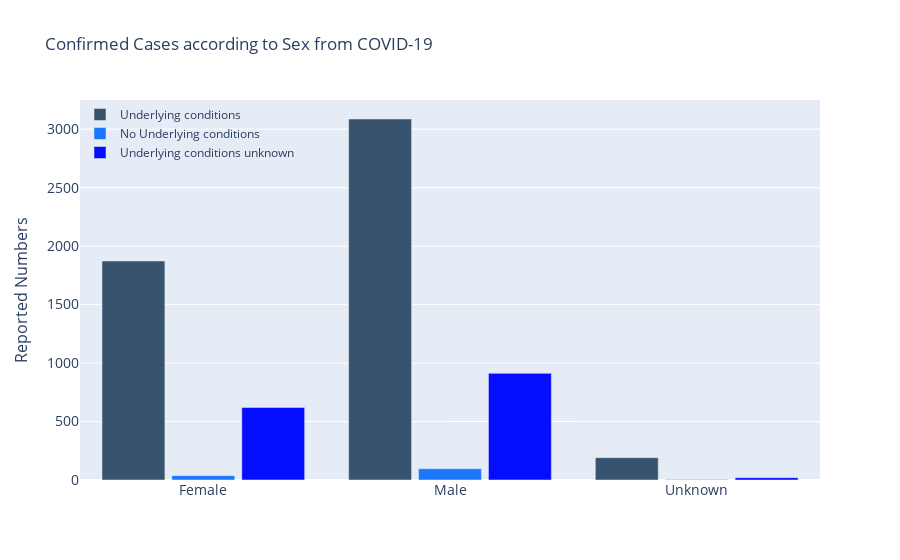

The notebook cell saved with this chart:
### Code cell
#Plotting the Graph 

fig = go.Figure()
fig.add_trace(go.Bar(x=data['Sex'], y=data['Underlying conditions'], name='Underlying conditions', marker_color='rgb(55, 83, 109)'))
fig.add_trace(go.Bar(x=data['Sex'],y=data['No underlying conditions'],name='No Underlying conditions',marker_color='rgb(26, 118, 255)'))
fig.add_trace(go.Bar(x=data['Sex'], y=data['Underlying conditions unknown'], name='Underlying conditions unknown', marker_color='rgb(5, 13, 509)'))

fig.update_layout(title='Confirmed Cases according to Sex from COVID-19',xaxis_tickfont_size=14,
                  yaxis=dict(title='Reported Numbers',titlefont_size=16,tickfont_size=14,),
    legend=dict(x=0,y=1.0,bgcolor='rgba(255, 255, 255, 0)',bordercolor='rgba(255, 255, 255, 0)'),barmode='group',bargap=0.15, bargroupgap=0.1)
fig.show()

### Figure 1 — Plotly figure (JSON) as saved in the notebook; plotly's stock layout.template omitted (floating-point values rounded to 4 significant figures)
{"data": [{"marker": {"color": "rgb(55, 83, 109)"}, "name": "Underlying conditions", "type": "bar", "x": ["Female", "Male", "Unknown"], "y": [1873, 3087, 191]}, {"marker": {"color": "rgb(26, 118, 255)"}, "name": "No Underlying conditions", "type": "bar", "x": ["Female", "Male", "Unknown"], "y": [37, 96, 4]}, {"marker": {"color": "rgb(5, 13, 509)"}, "name": "Underlying conditions unknown", "type": "bar", "x": ["Female", "Male", "Unknown"], "y": [620, 912, 20]}], "layout": {"bargap": 0.15, "bargroupgap": 0.1, "barmode": "group", "legend": {"bgcolor": "rgba(255, 255, 255, 0)", "bordercolor": "rgba(255, 255, 255, 0)", "x": 0, "y": 1}, "title": {"text": "Confirmed Cases according to Sex from COVID-19"}, "xaxis": {"tickfont": {"size": 14}}, "yaxis": {"tickfont": {"size": 14}, "title": {"font": {"size": 16}, "text": "Reported Numbers"}}}}
